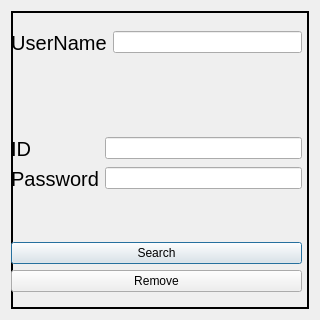
<?xml version="1.0" encoding="UTF-8"?>
<ui version="4.0">
 <class>Dialog</class>
 <widget class="QDialog" name="Dialog">
  <property name="geometry">
   <rect>
    <x>0</x>
    <y>0</y>
    <width>320</width>
    <height>320</height>
   </rect>
  </property>
  <property name="windowTitle">
   <string>Dialog</string>
  </property>
  <layout class="QVBoxLayout" name="verticalLayout_2">
   <item>
    <widget class="QFrame" name="frame">
     <property name="layoutDirection">
      <enum>Qt::LeftToRight</enum>
     </property>
     <property name="styleSheet">
      <string notr="true">alignedItems: center</string>
     </property>
     <property name="frameShape">
      <enum>QFrame::WinPanel</enum>
     </property>
     <property name="frameShadow">
      <enum>QFrame::Plain</enum>
     </property>
     <property name="midLineWidth">
      <number>3</number>
     </property>
     <widget class="QWidget" name="verticalLayoutWidget">
      <property name="geometry">
       <rect>
        <x>0</x>
        <y>20</y>
        <width>291</width>
        <height>261</height>
       </rect>
      </property>
      <layout class="QVBoxLayout" name="verticalLayout">
       <item>
        <layout class="QFormLayout" name="formLayout_3">
         <item row="0" column="0">
          <widget class="QLabel" name="label_3">
           <property name="styleSheet">
            <string notr="true">font-size:15pt</string>
           </property>
           <property name="text">
            <string>UserName</string>
           </property>
           <property name="alignment">
            <set>Qt::AlignCenter</set>
           </property>
          </widget>
         </item>
         <item row="0" column="1">
          <widget class="QLineEdit" name="Username_R"/>
         </item>
        </layout>
       </item>
       <item>
        <layout class="QFormLayout" name="formLayout_2">
         <item row="0" column="1">
          <widget class="QLineEdit" name="Id_rev">
           <property name="readOnly">
            <bool>true</bool>
           </property>
          </widget>
         </item>
         <item row="1" column="0">
          <widget class="QLabel" name="label_5">
           <property name="styleSheet">
            <string notr="true">font-size:15pt</string>
           </property>
           <property name="text">
            <string>Password</string>
           </property>
           <property name="alignment">
            <set>Qt::AlignCenter</set>
           </property>
          </widget>
         </item>
         <item row="1" column="1">
          <widget class="QLineEdit" name="Pass_rev">
           <property name="readOnly">
            <bool>true</bool>
           </property>
          </widget>
         </item>
         <item row="0" column="0">
          <widget class="QLabel" name="label_4">
           <property name="styleSheet">
            <string notr="true">font-size:15pt</string>
           </property>
           <property name="text">
            <string>ID</string>
           </property>
           <property name="alignment">
            <set>Qt::AlignCenter</set>
           </property>
          </widget>
         </item>
        </layout>
       </item>
       <item>
        <widget class="QPushButton" name="Psearch">
         <property name="text">
          <string>Search</string>
         </property>
        </widget>
       </item>
       <item>
        <widget class="QPushButton" name="Premove">
         <property name="text">
          <string>Remove</string>
         </property>
        </widget>
       </item>
      </layout>
     </widget>
    </widget>
   </item>
  </layout>
 </widget>
 <resources/>
 <connections/>
</ui>
